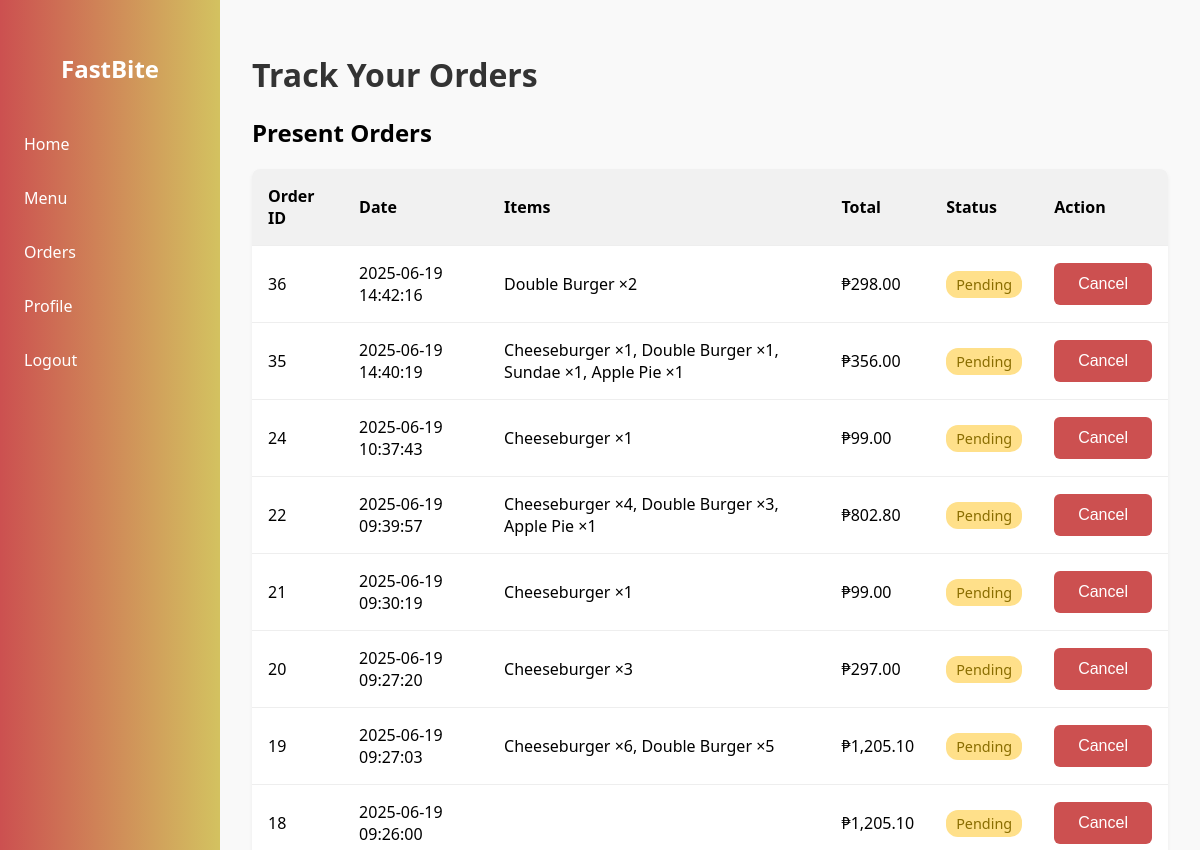
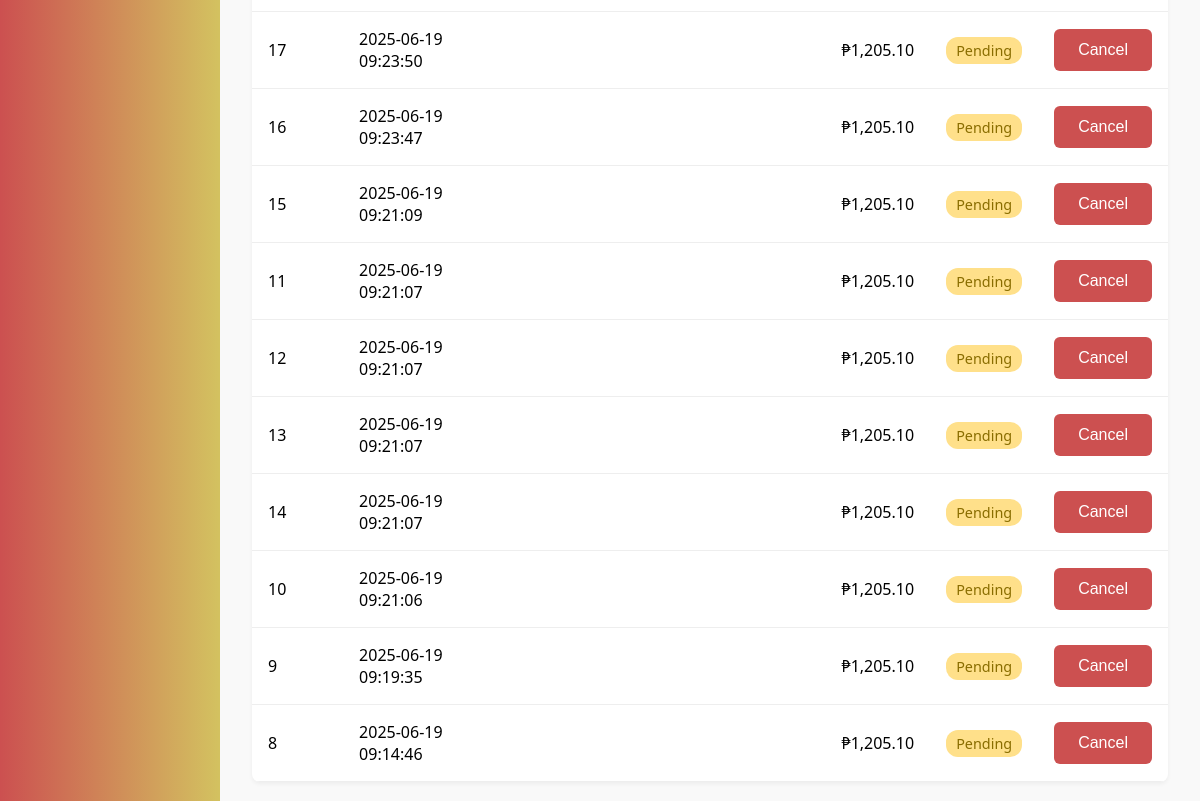
Before: /track-order.php (signed in, upper part) with the older database file (2 pictures, top to bottom).
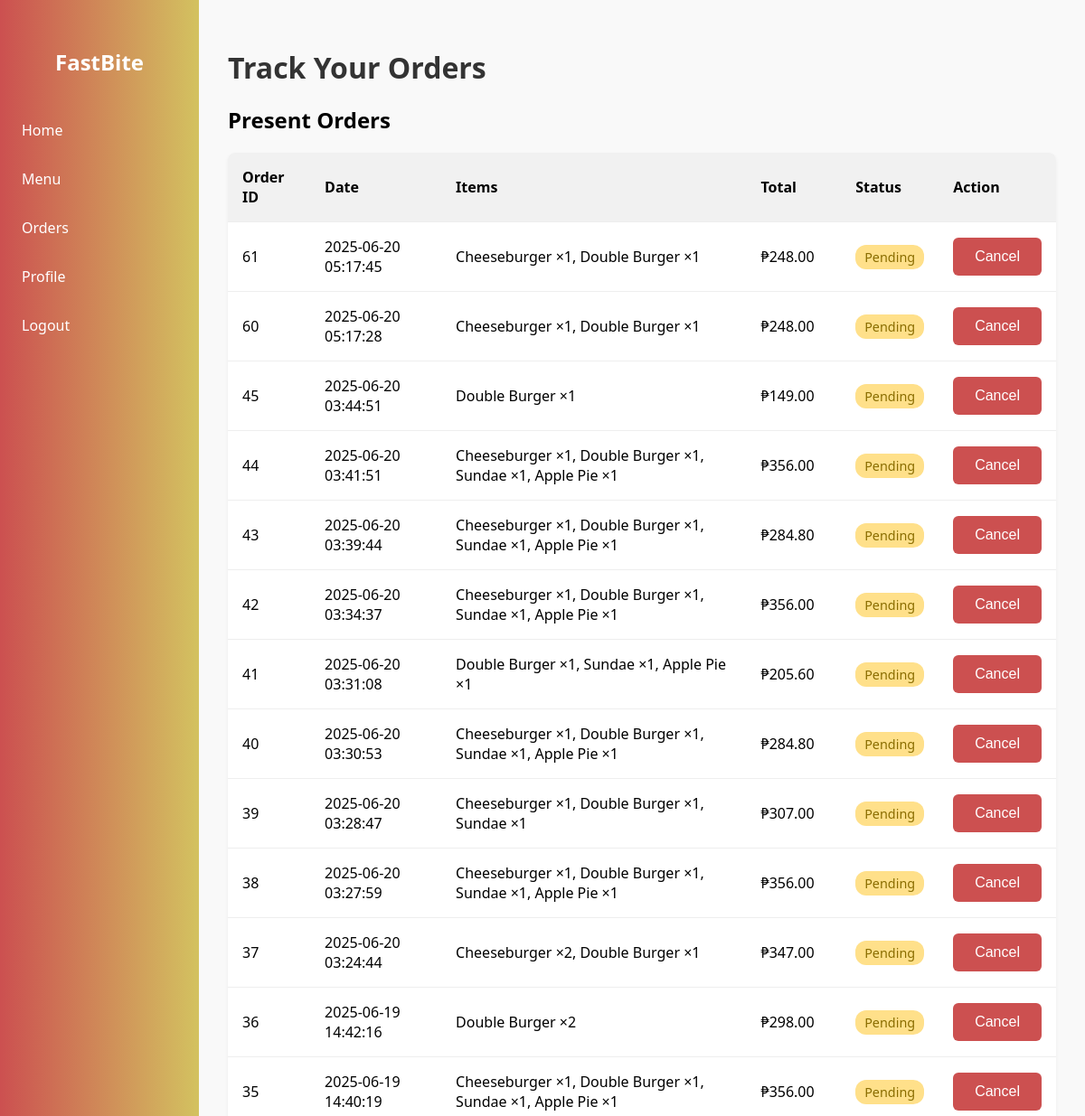
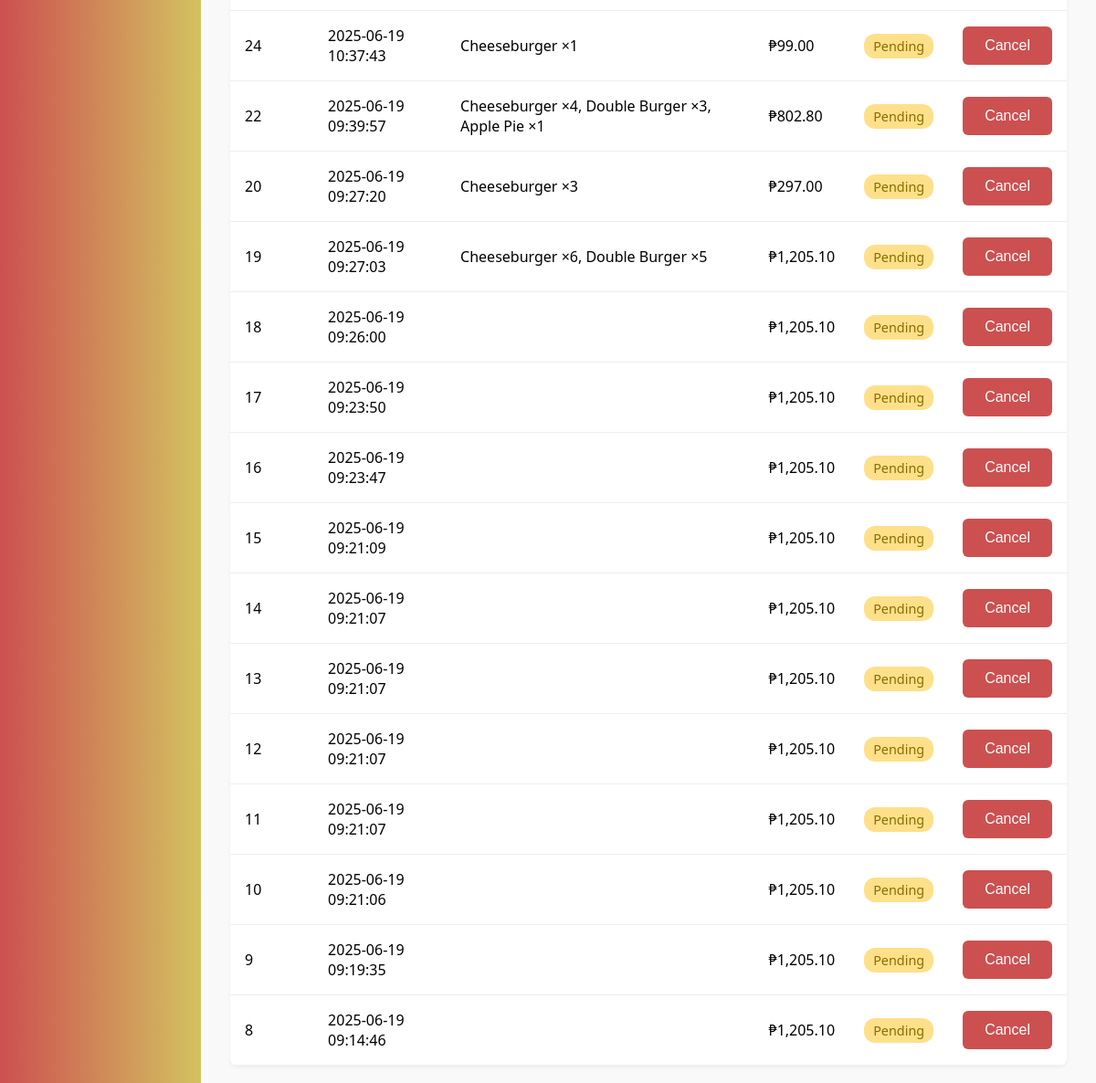
After: the same page with the newer database file (2 pictures, top to bottom).
### tables this page shows
CREATE TABLE `order` (
  `order_id` int(11) NOT NULL,
  `customer_id` int(11) NOT NULL,
  `employee_id` int(11) DEFAULT NULL,
  `order_date` datetime NOT NULL DEFAULT current_timestamp(),
  `order_status` varchar(50) NOT NULL DEFAULT 'Pending',
  `total_amount` decimal(10,2) NOT NULL
);

CREATE TABLE `menu` (
  `item_id` int(11) NOT NULL,
  `item_name` varchar(100) NOT NULL,
  `description` text DEFAULT NULL,
  `category` varchar(50) DEFAULT NULL,
  `price` decimal(10,2) NOT NULL,
  `availability` tinyint(1) DEFAULT 1,
  `preparation_time` int(11) DEFAULT NULL,
  `images` longblob DEFAULT NULL
);

CREATE TABLE `order_details` (
  `orderdetail_id` int(11) NOT NULL,
  `order_id` int(11) NOT NULL,
  `item_id` int(11) NOT NULL,
  `quantity` int(11) NOT NULL,
  `subtotal` decimal(10,2) NOT NULL
);

### track-order.php (the view, shortened to what this page needs)
<?php
include('includes/config.php');
$customer_id = $_SESSION['user_id'];
$stmt = $dbh->prepare("SELECT o.order_id, o.order_date, o.order_status, o.total_amount FROM `order` o WHERE o.customer_id = ? ORDER BY o.order_date DESC");
$stmt->execute([$customer_id]);
$orders_result = $stmt->fetchAll(PDO::FETCH_ASSOC);
$orders = [];
foreach ($orders_result as $row) {
    $order_id = $row['order_id'];
    $item_stmt = $dbh->prepare("SELECT m.item_name, od.quantity FROM order_details od JOIN menu m ON od.item_id = m.item_id WHERE od.order_id = ?");
    $item_stmt->execute([$order_id]);
    $items_result = $item_stmt->fetchAll(PDO::FETCH_ASSOC);
    $items = [];
    foreach ($items_result as $item) {
        $items[] = [
            'name' => $item['item_name'],
            'quantity' => (int)$item['quantity']
        ];
    }
    $orders[] = [
        'id' => $row['order_id'],
        'date' => $row['order_date'],
        'status' => strtolower($row['order_status']),
        'total' => (float)$row['total_amount'],
        'items' => $items
    ];
}
?>
<!DOCTYPE html>
<html lang="en">
<head>
  <link rel="stylesheet" href="https://cdnjs.cloudflare.com/ajax/libs/font-awesome/6.5.0/css/all.min.css">
</head>
<body>
  <nav class="sidebar">
    <h2>FastBite</h2>
    <ul>
      <li><a href="customer-dashboard.php">Home</a></li>
      <li><a href="menu.php">Menu</a></li>
      <li><a href="track-order.php" class="active">Orders</a></li>
      <li><a href="profile.php">Profile</a></li>
      <li><a href="logout.php">Logout</a></li>
    </ul>
  </nav>
  <div class="main">
    <h1>Track Your Orders</h1>
    <div class="section">
      <h2>Present Orders</h2>
      <table id="present-orders">
        <thead>
          <tr>
            <th>Order ID</th>
            <th>Date</th>
            <th>Items</th>
            <th>Total</th>
            <th>Status</th>
            <th>Action</th>
          </tr>
        </thead>
        <tbody>
        <?php foreach ($orders as $order): ?>
          <?php if ($order['status'] === 'pending'): ?>
            <tr>
              <td><?= $order['id'] ?></td>
              <td><?= $order['date'] ?></td>
              <td><?php echo implode(', ', array_map(function($i){return $i['name'].' ×'.$i['quantity'];}, $order['items'])); ?></td>
              <td>₱<?= number_format($order['total'], 2) ?></td>
              <td><span class="status <?= $order['status'] ?>"><?= $order['status'] ?></span></td>
              <td>
                <form method="POST" style="display:inline;">
                  <button class="btn-cancel" type="submit" onclick="return confirm('Cancel this order?')">Cancel</button>
                </form>
              </td>
            </tr>
          <?php endif; ?>
        <?php endforeach; ?>
        </tbody>
      </table>
    </div>
  </div>
</body>
</html>

Changed rows visible on the page:
no longer on this page (row edited): order: order_id "21", order_date "2025-06-19 09:30:19", menu.item_name.quantity "Cheeseburger ×1", total "99.00", status "Pending"
added order: order_id "61", order_date "2025-06-20 05:17:45", items "Cheeseburger ×1, Double Burger ×1", total "248.00", order_status "Pending"
added order: order_id "60", order_date "2025-06-20 05:17:28", items "Cheeseburger ×1, Double Burger ×1", total "248.00", order_status "Pending"
added order: order_id "45", order_date "2025-06-20 03:44:51", menu.item_name.quantity "Double Burger ×1", total "149.00", order_status "Pending"
added order: order_id "44", order_date "2025-06-20 03:41:51", items "Cheeseburger ×1, Double Burger ×1, Sundae ×1, Apple Pie ×1", total "356.00", order_status "Pending"
added order: order_id "43", order_date "2025-06-20 03:39:44", items "Cheeseburger ×1, Double Burger ×1, Sundae ×1, Apple Pie ×1", total "284.80", order_status "Pending"
added order: order_id "42", order_date "2025-06-20 03:34:37", items "Cheeseburger ×1, Double Burger ×1, Sundae ×1, Apple Pie ×1", total "356.00", order_status "Pending"
added order: order_id "41", order_date "2025-06-20 03:31:08", items "Double Burger ×1, Sundae ×1, Apple Pie ×1", total "205.60", order_status "Pending"
added order: order_id "40", order_date "2025-06-20 03:30:53", items "Cheeseburger ×1, Double Burger ×1, Sundae ×1, Apple Pie ×1", total "284.80", order_status "Pending"
added order: order_id "39", order_date "2025-06-20 03:28:47", items "Cheeseburger ×1, Double Burger ×1, Sundae ×1", total "307.00", order_status "Pending"
added order: order_id "38", order_date "2025-06-20 03:27:59", items "Cheeseburger ×1, Double Burger ×1, Sundae ×1, Apple Pie ×1", total "356.00", order_status "Pending"
added order: order_id "37", order_date "2025-06-20 03:24:44", items "Cheeseburger ×2, Double Burger ×1", total "347.00", status "Pending"
shown differently, row unchanged: order id 14: moves up the list
shown differently, row unchanged: order id 13: moves up the list
shown differently, row unchanged: order id 12: moves down the list
